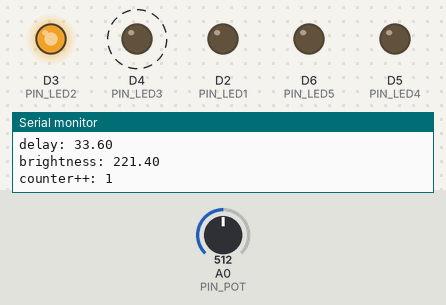
Bench run of a sketch on a simulated ESP8266 (NodeMCU). Parts: output pins drawn as LEDs (lit = HIGH), the last lines printed to the serial monitor. Dashed ring = blinking. Inputs (shaded band) come from the test bench; at power-on: A0 (PIN_POT) = 512.

Above: at 1.4 s.
1.5 s: A0 (PIN_POT) set to 716
At 1.82 s:
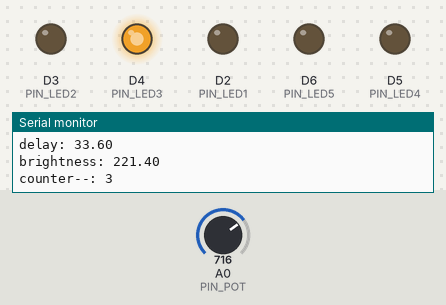
4.9 s: A0 (PIN_POT) set to 1023
At 6.3 s:
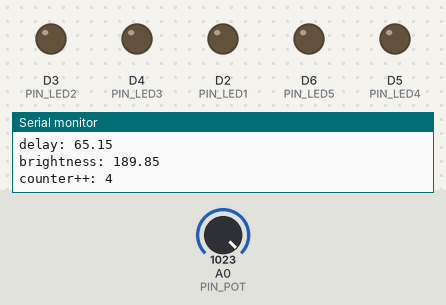
8.3 s: A0 (PIN_POT) set to 511
At 8.49 s:
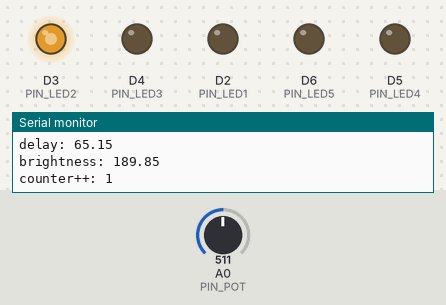
Timing chart, 0 to 17.7 s (numbered marks = the images above; inputs shaded):
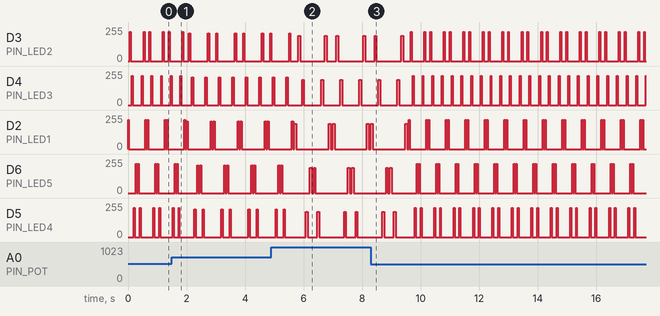

The sketch:

itp348_a3_xu_connie.ino
```cpp
/*
 * Project itp348_a3_xu_connie
 * Description: Scanning Light Homework 3
 * Author: Connie Xu
 * Date: 1/29/23
 */

// create a global const to represent each pin in project
const int PIN_POT = A0;
const int PIN_LED1 = D2;
const int PIN_LED2 = D3;
const int PIN_LED3 = D4;
const int PIN_LED4 = D5;
const int PIN_LED5 = D6;

//global var to store LEDs
int Leds[5] = {PIN_LED1, PIN_LED2, PIN_LED3, PIN_LED4, PIN_LED5};

//function to flash LEDs
void flashLed (int led, float p) {
    analogWrite(led, 255 - p);
    delay(p);
    analogWrite(led, 0);
    delay(p);

    Serial.println("LED PIN: " + String(led));
    Serial.println("delay: " + String(p));
    Serial.println("brightness: " + String(255 - p));
}

void setup() {
  pinMode(PIN_POT, INPUT);
  pinMode(PIN_LED1, OUTPUT);
  pinMode(PIN_LED2, OUTPUT);
  pinMode(PIN_LED3, OUTPUT);
  pinMode(PIN_LED4, OUTPUT);
  pinMode(PIN_LED5, OUTPUT);
  Serial.begin(9600);
}

// infinite loop
void loop() {
  int potVal = analogRead(PIN_POT);
  float pwm = float(potVal) / 16.2 + 2; // dimmest will be 2

  // 0 - 3.3v analog
  // 0 - 4095 voltage

  int counter = 0;

  if(counter >= 0 && counter < 5) {
    for(int i = 0; i < 5; i++) {
      counter++;
      flashLed(Leds[i], pwm);

      Serial.println("counter++: " + String(counter));
    }
  }

  if(counter >= 5) { // loop back and forth
    for(int i = 4; i > -1; i--) {
      counter--;
      flashLed(Leds[i], pwm);

      Serial.println("counter--: " + String(counter));
    }
  }

  // for(int i = 0; i < 5; i++) {
  //   flashLed(Leds[i], pwm);
  //   for(i = 4; i > -1; i--) {
  //     flashLed(Leds[i], pwm);
  //   }
  // }

}
```
